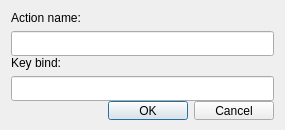
<?xml version="1.0" encoding="UTF-8"?>
<ui version="4.0">
 <class>EditHotKey</class>
 <widget class="QDialog" name="EditHotKey">
  <property name="geometry">
   <rect>
    <x>0</x>
    <y>0</y>
    <width>285</width>
    <height>130</height>
   </rect>
  </property>
  <property name="minimumSize">
   <size>
    <width>285</width>
    <height>130</height>
   </size>
  </property>
  <property name="maximumSize">
   <size>
    <width>285</width>
    <height>130</height>
   </size>
  </property>
  <property name="windowTitle">
   <string>Add user action...</string>
  </property>
  <layout class="QVBoxLayout" name="verticalLayout">
   <item>
    <widget class="QLabel" name="label">
     <property name="text">
      <string>Action name:</string>
     </property>
    </widget>
   </item>
   <item>
    <widget class="QLineEdit" name="txtAction">
     <property name="minimumSize">
      <size>
       <width>0</width>
       <height>25</height>
      </size>
     </property>
     <property name="readOnly">
      <bool>true</bool>
     </property>
    </widget>
   </item>
   <item>
    <widget class="QLabel" name="label_2">
     <property name="text">
      <string>Key bind:</string>
     </property>
    </widget>
   </item>
   <item>
    <widget class="QLineEdit" name="txtKey">
     <property name="minimumSize">
      <size>
       <width>0</width>
       <height>25</height>
      </size>
     </property>
     <property name="alignment">
      <set>Qt::AlignCenter</set>
     </property>
     <property name="readOnly">
      <bool>true</bool>
     </property>
    </widget>
   </item>
   <item>
    <widget class="QDialogButtonBox" name="cmdBox">
     <property name="orientation">
      <enum>Qt::Horizontal</enum>
     </property>
     <property name="standardButtons">
      <set>QDialogButtonBox::Cancel|QDialogButtonBox::Ok</set>
     </property>
    </widget>
   </item>
  </layout>
 </widget>
 <resources/>
 <connections>
  <connection>
   <sender>cmdBox</sender>
   <signal>accepted()</signal>
   <receiver>EditHotKey</receiver>
   <slot>accept()</slot>
   <hints>
    <hint type="sourcelabel">
     <x>248</x>
     <y>254</y>
    </hint>
    <hint type="destinationlabel">
     <x>157</x>
     <y>274</y>
    </hint>
   </hints>
  </connection>
  <connection>
   <sender>cmdBox</sender>
   <signal>rejected()</signal>
   <receiver>EditHotKey</receiver>
   <slot>reject()</slot>
   <hints>
    <hint type="sourcelabel">
     <x>316</x>
     <y>260</y>
    </hint>
    <hint type="destinationlabel">
     <x>286</x>
     <y>274</y>
    </hint>
   </hints>
  </connection>
 </connections>
</ui>
